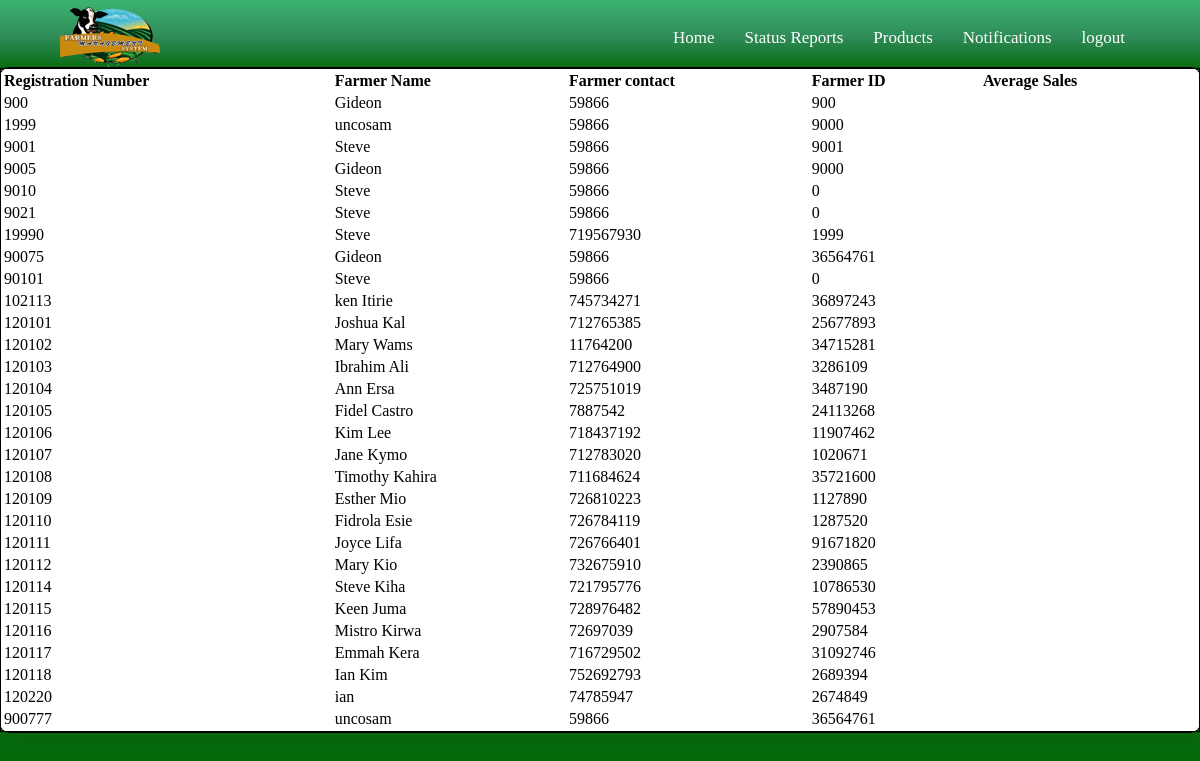
The page /staff/farmersdata.php on the database its author committed.
### tables this page shows
CREATE TABLE `farmers` (
  `FarmerReg_No` int(11) NOT NULL,
  `FarmerName` varchar(70) NOT NULL,
  `FarmerContact` int(10) NOT NULL,
  `FarmerId_No` int(10) NOT NULL,
  `FarmerLocation` varchar(30) NOT NULL,
  `password` varchar(255) NOT NULL,
  `vet` varchar(255) DEFAULT NULL
);

### staff/farmersdata.php (the view, shortened to what this page needs)
<!DOCTYPE html>
<html lang="en" dir="ltr">
  <head>
    <link rel="stylesheet" href="vetdata.css">
</head>
<body>
  <nav>
    <div class="navbar">
      <div class="logo"><img src="images/logo.png"></a></div>
      <ul class="menu">
        <li ><a class="active" href="adminhome.php">Home</a></li>
                        <li ><a href="">Status Reports</a></li>
                        <li ><a href="">Products</a></li>
                        <li ><a href="">Notifications</a></li>
                        <li ><a href="../farmers/logout.php">logout</a></li>
    </div>
  </nav>
    <div class="center">
    <table>
<thead>
    <tr>
        <td><b>Registration Number</td>
        <td><b>Farmer Name</td>
        <td><b>Farmer contact</td>
        <td><b>Farmer ID</td>
        <td><b>Average Sales</td>
    </tr>
</thead>
<tbody>
<?php
require_once "config.php";
$sql = "SELECT * FROM farmers";
$results=$db->query($sql)->fetchAll();
if ($results) {
foreach ($results as $row) {
    $reg=$row["FarmerReg_No"];
    $name=$row["FarmerName"];
    $contact=$row["FarmerContact"];
    $id=$row["FarmerId_No"];
echo "<tr>
    <td>$reg</td>
    <td>$name</td>
    <td>$contact</td>
    <td>$id</td>
</tr>";
}
 ?>
</tbody>
</table>
<?php } else {
  echo "0 results";
}
?>
    </div>
  </body>
</html>

### staff/vetdata.css (style rules this page uses)
nav { position: fixed; left: 0; top: 0; width: 100%; height: 75px; background: linear-gradient(#3CB371,#2E8B57, #006400); box-shadow: 0 5px 10px rgba(0, 0, 0, 0.1); }
nav .navbar { display: flex; align-items: center; justify-content: space-between; height: 100%; max-width: 90%; background: linear-gradient(#3CB371,#2E8B57, #006400); margin: auto; }
nav .navbar .menu { display: flex; }
.navbar .menu li { list-style: none; margin: 0 15px; }
.navbar .menu li a { color: #fff; font-size: 17px; font-weight: 500; text-decoration: none; }
body { margin: 0; padding: 0; background: linear-gradient(#3CB371,#2E8B57, #006400); height: 100vh; overflow: hidden; }
table { width: 100%; border: 1px solid; }
.center { position: absolute; top: 50%; left: 50%; border: 1px solid; transform: translate(-50%, -50%); width: 100%; background: white; border-radius: 10px; box-shadow: 10px 10px 15px rgba(0,0,0,0.05); }

### rows shown on the page
farmers: FarmerReg_No "900", FarmerName "Gideon", FarmerContact "59866", FarmerId_No "900"
farmers: FarmerReg_No "1999", FarmerName "uncosam", FarmerContact "59866", FarmerId_No "9000"
farmers: FarmerReg_No "9001", FarmerName "Steve", FarmerContact "59866", FarmerId_No "9001"
farmers: FarmerReg_No "9005", FarmerName "Gideon", FarmerContact "59866", FarmerId_No "9000"
farmers: FarmerReg_No "9010", FarmerName "Steve", FarmerContact "59866", FarmerId_No "0"
farmers: FarmerReg_No "9021", FarmerName "Steve", FarmerContact "59866", FarmerId_No "0"
farmers: FarmerReg_No "19990", FarmerName "Steve", FarmerContact "719567930", FarmerId_No "1999"
farmers: FarmerReg_No "90075", FarmerName "Gideon", FarmerContact "59866", FarmerId_No "36564761"
farmers: FarmerReg_No "90101", FarmerName "Steve", FarmerContact "59866", FarmerId_No "0"
farmers: FarmerReg_No "102113", FarmerName "ken Itirie", FarmerContact "745734271", FarmerId_No "36897243"
farmers: FarmerReg_No "120101", FarmerName "Joshua Kal", FarmerContact "712765385", FarmerId_No "25677893"
farmers: FarmerReg_No "120102", FarmerName "Mary Wams", FarmerContact "11764200", FarmerId_No "34715281"
farmers: FarmerReg_No "120103", FarmerName "Ibrahim Ali", FarmerContact "712764900", FarmerId_No "3286109"
farmers: FarmerReg_No "120104", FarmerName "Ann Ersa", FarmerContact "725751019", FarmerId_No "3487190"
farmers: FarmerReg_No "120105", FarmerName "Fidel Castro", FarmerContact "7887542", FarmerId_No "24113268"
farmers: FarmerReg_No "120106", FarmerName "Kim Lee", FarmerContact "718437192", FarmerId_No "11907462"
farmers: FarmerReg_No "120107", FarmerName "Jane Kymo", FarmerContact "712783020", FarmerId_No "1020671"
farmers: FarmerReg_No "120108", FarmerName "Timothy Kahira", FarmerContact "711684624", FarmerId_No "35721600"
farmers: FarmerReg_No "120109", FarmerName "Esther Mio", FarmerContact "726810223", FarmerId_No "1127890"
farmers: FarmerReg_No "120110", FarmerName "Fidrola Esie", FarmerContact "726784119", FarmerId_No "1287520"
farmers: FarmerReg_No "120111", FarmerName "Joyce Lifa", FarmerContact "726766401", FarmerId_No "91671820"
farmers: FarmerReg_No "120112", FarmerName "Mary Kio", FarmerContact "732675910", FarmerId_No "2390865"
farmers: FarmerReg_No "120114", FarmerName "Steve Kiha", FarmerContact "721795776", FarmerId_No "10786530"
farmers: FarmerReg_No "120115", FarmerName "Keen Juma", FarmerContact "728976482", FarmerId_No "57890453"
farmers: FarmerReg_No "120116", FarmerName "Mistro Kirwa", FarmerContact "72697039", FarmerId_No "2907584"
farmers: FarmerReg_No "120117", FarmerName "Emmah Kera", FarmerContact "716729502", FarmerId_No "31092746"
farmers: FarmerReg_No "120118", FarmerName "Ian Kim", FarmerContact "752692793", FarmerId_No "2689394"
farmers: FarmerReg_No "120220", FarmerName "ian", FarmerContact "74785947", FarmerId_No "2674849"
farmers: FarmerReg_No "900777", FarmerName "uncosam", FarmerContact "59866", FarmerId_No "36564761"
